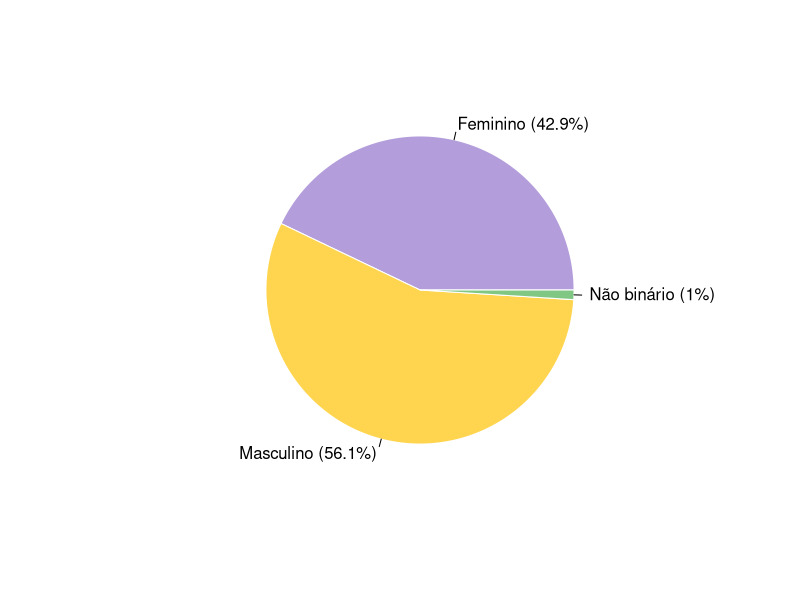

Source code (R):
# Dados pegos do google forms
percentagens <- c(42.9, 56.1, 1)
labels <- c("Feminino (42.9%)", "Masculino (56.1%)", "Não binário (1%)")

cores_respostas <- c("#B39DDB", "#FFD54F", "#81C784")

pie(percentagens, 
    labels = labels, 
    col = cores_respostas, 
    border = "white")

